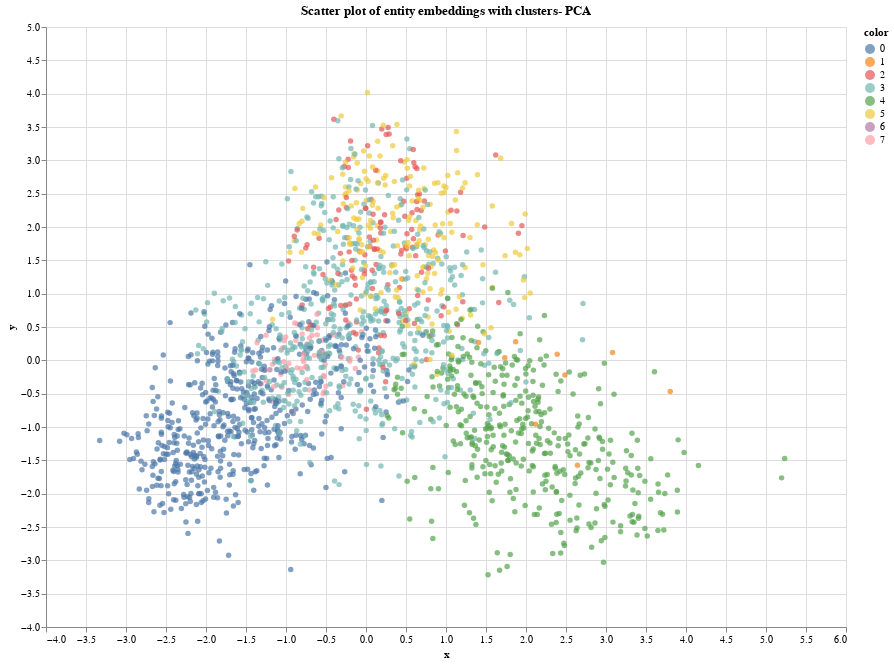

The notebook cell this image was saved under:
### Code cell
# Create a scatter plot
scatter_plot = alt.Chart(embeddings_df).mark_circle().encode(
    y=alt.Y('y', type="quantitative"),
    x=alt.X('x', type="quantitative"),
    color=alt.Color('color', type="nominal")
).properties(
    title='Scatter plot of entity embeddings with clusters- PCA'
)

scatter_plot.properties(width=800, height=600)

### Figure 1 — Vega-Lite specification as saved in the notebook (floating-point values rounded to 4 significant figures; data arrays with more than 128 entries replaced by an {"elided": "..."} marker saying what was removed)
{"config": {"view": {"continuousWidth": 300, "continuousHeight": 300}}, "data": {"name": "data-a3c3d2aa081fb1c94a9e04a8c1494aec"}, "mark": {"type": "circle"}, "encoding": {"color": {"field": "color", "type": "nominal"}, "x": {"field": "x", "type": "quantitative"}, "y": {"field": "y", "type": "quantitative"}}, "height": 600, "title": "Scatter plot of entity embeddings with clusters- PCA", "width": 800, "$schema": "https://vega.github.io/schema/vega-lite/v5.17.0.json", "datasets": {"data-a3c3d2aa081fb1c94a9e04a8c1494aec": {"elided": "1810 records"}}}
